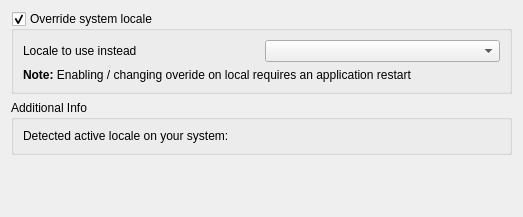
     <widget class="QWidget" name="stackedWidgetPage7">
      <layout class="QVBoxLayout" name="verticalLayout_7">
       <item>
        <widget class="QGroupBox" name="grpLocale">
         <property name="title">
          <string>Override system locale</string>
         </property>
         <property name="checkable">
          <bool>true</bool>
         </property>
         <layout class="QGridLayout">
          <item row="0" column="0">
           <widget class="QLabel" name="label_5">
            <property name="text">
             <string>Locale to use instead</string>
            </property>
           </widget>
          </item>
          <item row="0" column="1">
           <widget class="QComboBox" name="cboLocale"/>
          </item>
          <item row="1" column="0" colspan="2">
           <widget class="QLabel" name="label_7">
            <property name="text">
             <string>&lt;b&gt;Note:&lt;/b&gt; Enabling / changing overide on local requires an application restart</string>
            </property>
            <property name="wordWrap">
             <bool>true</bool>
            </property>
           </widget>
          </item>
         </layout>
        </widget>
       </item>
       <item>
        <widget class="QGroupBox" name="groupBox_12">
         <property name="title">
          <string>Additional Info</string>
         </property>
         <layout class="QGridLayout">
          <item row="0" column="0">
           <widget class="QLabel" name="lblSystemLocale">
            <property name="text">
             <string>Detected active locale on your system:</string>
            </property>
           </widget>
          </item>
         </layout>
        </widget>
       </item>
       <item>
        <spacer>
         <property name="orientation">
          <enum>Qt::Vertical</enum>
         </property>
         <property name="sizeHint" stdset="0">
          <size>
           <width>501</width>
           <height>51</height>
          </size>
         </property>
        </spacer>
       </item>
      </layout>
     </widget>
